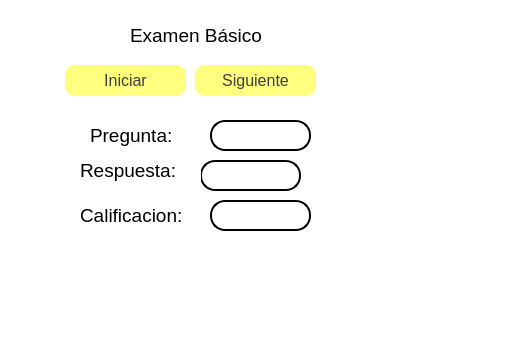
<?xml version="1.0" encoding="UTF-8"?>
<ui version="4.0">
 <class>MainWindow</class>
 <widget class="QMainWindow" name="MainWindow">
  <property name="geometry">
   <rect>
    <x>0</x>
    <y>0</y>
    <width>511</width>
    <height>347</height>
   </rect>
  </property>
  <property name="windowTitle">
   <string>MainWindow</string>
  </property>
  <property name="styleSheet">
   <string notr="true">background-color: rgb(255, 255, 255);</string>
  </property>
  <widget class="QWidget" name="centralwidget">
   <widget class="QLineEdit" name="lineEdit_respuesta">
    <property name="geometry">
     <rect>
      <x>200</x>
      <y>160</y>
      <width>101</width>
      <height>31</height>
     </rect>
    </property>
    <property name="font">
     <font>
      <pointsize>14</pointsize>
     </font>
    </property>
    <property name="styleSheet">
     <string notr="true">border: 2px solid black;
background-color: rgb(255, 255, 255);
border-radius: 15px;</string>
    </property>
   </widget>
   <widget class="QLabel" name="label">
    <property name="geometry">
     <rect>
      <x>80</x>
      <y>160</y>
      <width>121</width>
      <height>21</height>
     </rect>
    </property>
    <property name="font">
     <font>
      <pointsize>14</pointsize>
     </font>
    </property>
    <property name="text">
     <string>Respuesta:</string>
    </property>
   </widget>
   <widget class="QLabel" name="label_pregunta">
    <property name="geometry">
     <rect>
      <x>210</x>
      <y>120</y>
      <width>101</width>
      <height>31</height>
     </rect>
    </property>
    <property name="font">
     <font>
      <pointsize>14</pointsize>
     </font>
    </property>
    <property name="styleSheet">
     <string notr="true">border: 2px solid black;
background-color: rgb(255, 255, 255);
border-radius: 15px;</string>
    </property>
    <property name="text">
     <string/>
    </property>
   </widget>
   <widget class="QPushButton" name="pushButton_iniciar">
    <property name="geometry">
     <rect>
      <x>60</x>
      <y>60</y>
      <width>131</width>
      <height>41</height>
     </rect>
    </property>
    <property name="font">
     <font>
      <pointsize>12</pointsize>
     </font>
    </property>
    <property name="styleSheet">
     <string notr="true">border: 5px solid white;
color: rgb(65, 65, 65);
    color: white;
background-color: rgb(255, 255, 127);
border-radius: 15px;
color: rgb(63, 63, 63);
</string>
    </property>
    <property name="text">
     <string>Iniciar</string>
    </property>
   </widget>
   <widget class="QPushButton" name="pushButton_verificar">
    <property name="geometry">
     <rect>
      <x>190</x>
      <y>60</y>
      <width>131</width>
      <height>41</height>
     </rect>
    </property>
    <property name="font">
     <font>
      <pointsize>12</pointsize>
     </font>
    </property>
    <property name="styleSheet">
     <string notr="true">border: 5px solid white;
color: rgb(65, 65, 65);
    color: white;
background-color: rgb(255, 255, 127);
border-radius: 15px;
color: rgb(63, 63, 63);</string>
    </property>
    <property name="text">
     <string>Siguiente</string>
    </property>
   </widget>
   <widget class="QLabel" name="label_pregunta_2">
    <property name="geometry">
     <rect>
      <x>90</x>
      <y>120</y>
      <width>101</width>
      <height>31</height>
     </rect>
    </property>
    <property name="font">
     <font>
      <pointsize>14</pointsize>
     </font>
    </property>
    <property name="text">
     <string>Pregunta:</string>
    </property>
   </widget>
   <widget class="QLabel" name="xd_2">
    <property name="geometry">
     <rect>
      <x>80</x>
      <y>200</y>
      <width>131</width>
      <height>31</height>
     </rect>
    </property>
    <property name="font">
     <font>
      <pointsize>14</pointsize>
     </font>
    </property>
    <property name="text">
     <string>Calificacion:</string>
    </property>
   </widget>
   <widget class="QLabel" name="label_resultado">
    <property name="geometry">
     <rect>
      <x>210</x>
      <y>200</y>
      <width>101</width>
      <height>31</height>
     </rect>
    </property>
    <property name="font">
     <font>
      <pointsize>14</pointsize>
     </font>
    </property>
    <property name="styleSheet">
     <string notr="true">border: 2px solid black;
background-color: rgb(255, 255, 255);
border-radius: 15px;</string>
    </property>
    <property name="text">
     <string/>
    </property>
   </widget>
   <widget class="QLabel" name="label_pregunta_3">
    <property name="geometry">
     <rect>
      <x>130</x>
      <y>20</y>
      <width>171</width>
      <height>31</height>
     </rect>
    </property>
    <property name="font">
     <font>
      <pointsize>14</pointsize>
     </font>
    </property>
    <property name="text">
     <string>Examen Básico</string>
    </property>
   </widget>
   <widget class="QLabel" name="label_4">
    <property name="geometry">
     <rect>
      <x>360</x>
      <y>0</y>
      <width>141</width>
      <height>41</height>
     </rect>
    </property>
    <property name="text">
     <string/>
    </property>
    <property name="pixmap">
     <pixmap resource="../../Resource/resource.qrc">:/Logos/fians.png</pixmap>
    </property>
    <property name="scaledContents">
     <bool>true</bool>
    </property>
   </widget>
   <widget class="QLabel" name="label_6">
    <property name="geometry">
     <rect>
      <x>10</x>
      <y>0</y>
      <width>101</width>
      <height>41</height>
     </rect>
    </property>
    <property name="text">
     <string/>
    </property>
    <property name="pixmap">
     <pixmap resource="../../Resource/resource.qrc">:/Logos/uatlogopng.png</pixmap>
    </property>
    <property name="scaledContents">
     <bool>true</bool>
    </property>
   </widget>
   <widget class="QLabel" name="label_3">
    <property name="geometry">
     <rect>
      <x>420</x>
      <y>220</y>
      <width>101</width>
      <height>61</height>
     </rect>
    </property>
    <property name="text">
     <string/>
    </property>
    <property name="pixmap">
     <pixmap resource="../../Resource/resource.qrc">:/Logos/Shelby-Logo.png</pixmap>
    </property>
    <property name="scaledContents">
     <bool>true</bool>
    </property>
   </widget>
  </widget>
  <widget class="QMenuBar" name="menubar">
   <property name="geometry">
    <rect>
     <x>0</x>
     <y>0</y>
     <width>511</width>
     <height>26</height>
    </rect>
   </property>
  </widget>
  <widget class="QStatusBar" name="statusbar"/>
 </widget>
 <resources>
  <include location="../../Resource/resource.qrc"/>
  <include location="../../Resource/resource.qrc"/>
 </resources>
 <connections/>
</ui>
